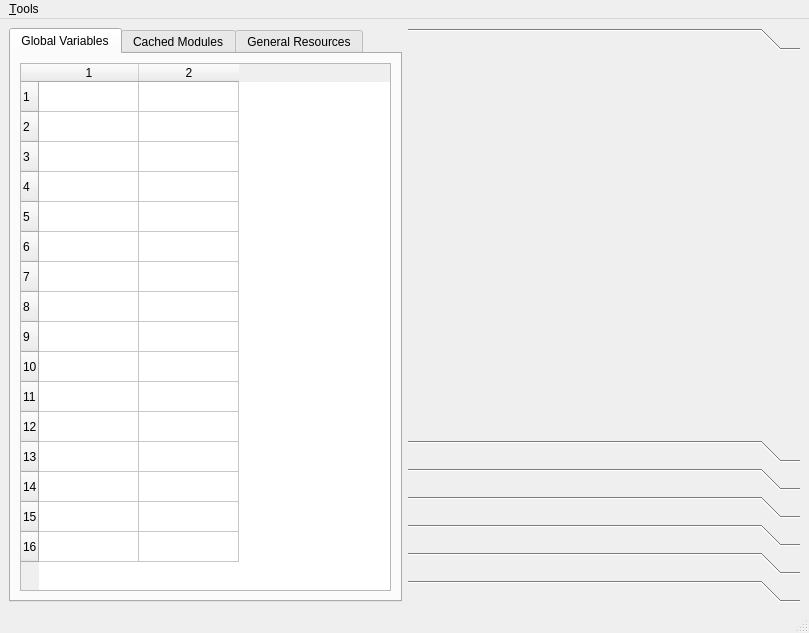
<?xml version="1.0" encoding="UTF-8"?>
<ui version="4.0">
 <class>MainWindow</class>
 <widget class="QMainWindow" name="MainWindow">
  <property name="geometry">
   <rect>
    <x>0</x>
    <y>0</y>
    <width>809</width>
    <height>633</height>
   </rect>
  </property>
  <widget class="QWidget" name="centralwidget">
   <layout class="QHBoxLayout" name="horizontalLayout">
    <item>
     <widget class="QTabWidget" name="tabWidget">
      <property name="currentIndex">
       <number>0</number>
      </property>
      <widget class="QWidget" name="tabGlobalVars">
       <attribute name="title">
        <string>Global Variables</string>
       </attribute>
       <layout class="QVBoxLayout" name="verticalLayoutGlobalVars">
        <item>
         <widget class="QTableWidget" name="tableWidgetGlobalVars">
          <property name="rowCount">
           <number>16</number>
          </property>
          <property name="columnCount">
           <number>2</number>
          </property>
          <row/>
          <row/>
          <row/>
          <row/>
          <row/>
          <row/>
          <row/>
          <row/>
          <row/>
          <row/>
          <row/>
          <row/>
          <row/>
          <row/>
          <row/>
          <row/>
          <column/>
          <column/>
         </widget>
        </item>
       </layout>
      </widget>
      <widget class="QWidget" name="tabCachedModules">
       <attribute name="title">
        <string>Cached Modules</string>
       </attribute>
       <layout class="QVBoxLayout" name="verticalLayoutCachedModules">
        <item>
         <widget class="QTreeView" name="treeViewCachedModules"/>
        </item>
       </layout>
      </widget>
      <widget class="QWidget" name="tabGeneralResources">
       <attribute name="title">
        <string>General Resources</string>
       </attribute>
       <layout class="QVBoxLayout" name="verticalLayoutGeneralResources"/>
      </widget>
     </widget>
    </item>
    <item>
     <widget class="QToolBox" name="toolBox">
      <property name="currentIndex">
       <number>0</number>
      </property>
      <widget class="QWidget" name="page1">
       <property name="geometry">
        <rect>
         <x>0</x>
         <y>0</y>
         <width>392</width>
         <height>385</height>
        </rect>
       </property>
       <attribute name="label">
        <string/>
       </attribute>
      </widget>
      <widget class="QWidget" name="page2">
       <property name="geometry">
        <rect>
         <x>0</x>
         <y>0</y>
         <width>98</width>
         <height>28</height>
        </rect>
       </property>
       <attribute name="label">
        <string/>
       </attribute>
      </widget>
      <widget class="QWidget" name="page3">
       <property name="geometry">
        <rect>
         <x>0</x>
         <y>0</y>
         <width>98</width>
         <height>28</height>
        </rect>
       </property>
       <attribute name="label">
        <string/>
       </attribute>
      </widget>
      <widget class="QWidget" name="page4">
       <property name="geometry">
        <rect>
         <x>0</x>
         <y>0</y>
         <width>98</width>
         <height>28</height>
        </rect>
       </property>
       <attribute name="label">
        <string/>
       </attribute>
      </widget>
      <widget class="QWidget" name="page5">
       <property name="geometry">
        <rect>
         <x>0</x>
         <y>0</y>
         <width>98</width>
         <height>28</height>
        </rect>
       </property>
       <attribute name="label">
        <string/>
       </attribute>
      </widget>
      <widget class="QWidget" name="page6">
       <property name="geometry">
        <rect>
         <x>0</x>
         <y>0</y>
         <width>98</width>
         <height>28</height>
        </rect>
       </property>
       <attribute name="label">
        <string/>
       </attribute>
      </widget>
      <widget class="QWidget" name="page7">
       <property name="geometry">
        <rect>
         <x>0</x>
         <y>0</y>
         <width>98</width>
         <height>28</height>
        </rect>
       </property>
       <attribute name="label">
        <string/>
       </attribute>
      </widget>
     </widget>
    </item>
   </layout>
  </widget>
  <widget class="QMenuBar" name="menuBar">
   <property name="geometry">
    <rect>
     <x>0</x>
     <y>0</y>
     <width>809</width>
     <height>21</height>
    </rect>
   </property>
   <widget class="QMenu" name="menuTools">
    <property name="title">
     <string>&amp;Tools</string>
    </property>
    <addaction name="actionRebuildCachedModules"/>
    <addaction name="actionFlushEventQueue"/>
   </widget>
   <addaction name="menuTools"/>
  </widget>
  <widget class="QStatusBar" name="statusBar"/>
  <action name="actionRebuildCachedModules">
   <property name="text">
    <string>Rebuild cached modules</string>
   </property>
  </action>
  <action name="actionFlushEventQueue">
   <property name="text">
    <string>Flush EventQueue</string>
   </property>
  </action>
 </widget>
 <resources/>
 <connections/>
</ui>
